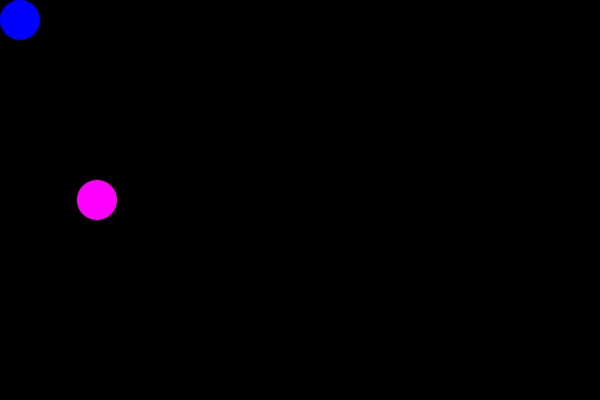
Frame 1 (no input)
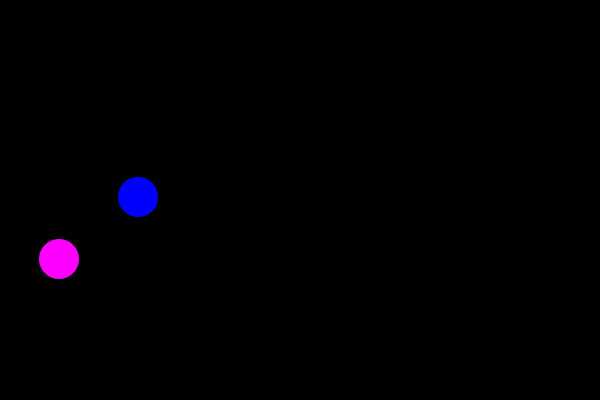
Frame 60 (the mouse pressed at the canvas centre just before this capture)
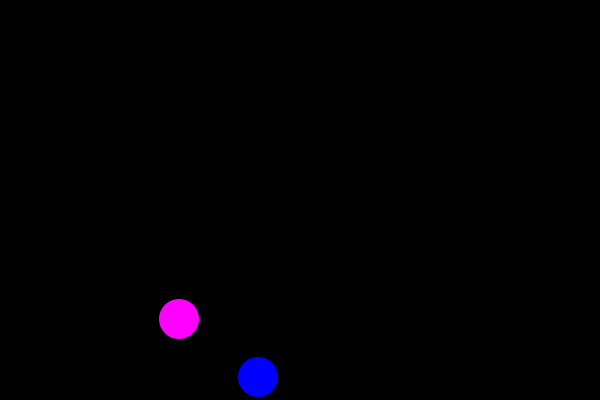
Frame 120 (the mouse held since frame 60 and released just before this capture)

The Processing sketch that drew these frames (run headless with seeded random() and noise(); from frame 60 on, the mouse is pressed at the canvas centre):

// Processing sketch: s09_2balls
// ── s09_2balls.pde
/*
 * Two balls bouncing
 * @author Dov Kruger
 * @created 2014-02-01
 * (c)2014 Ad Astra Education
 * Permission granted to use for non-commercial educational purposes
 * provided this comment is left intact
 */
 void setup() {
  size(600,400);
  noStroke();
}

// all balls will be the same size, these are constant
final int radius = 20, diameter = radius*2;

float x = radius, y = radius;
float dx = 2, dy = 3;

float x2 = 5*radius-3, y2 = 10*radius;
float dx2 = -2, dy2 = +1;

void draw() {    // draw is called over and over again
  background(0); // set background to black
  fill(0,0,255); // 1st balls is green
  ellipse(x,y, diameter, diameter);
  x += dx;
  y += dy;
  if (x <= radius || x >= width-1-radius) {
    dx = -dx;
  }
  if (y <= radius || y >= height-1-radius) {
    dy = -dy;
  }
  fill(255,0,255); // 2nd ball is pink
  ellipse(x2,y2, diameter, diameter);
  x2 += dx2;
  y2 += dy2;
  if (x2 <= radius || x2 >= width-1-radius) {
    dx2 = -dx2;
  }
  if (y2 <= radius || y2 >= height-1-radius) {
    dy2 = -dy2;
  }
}
